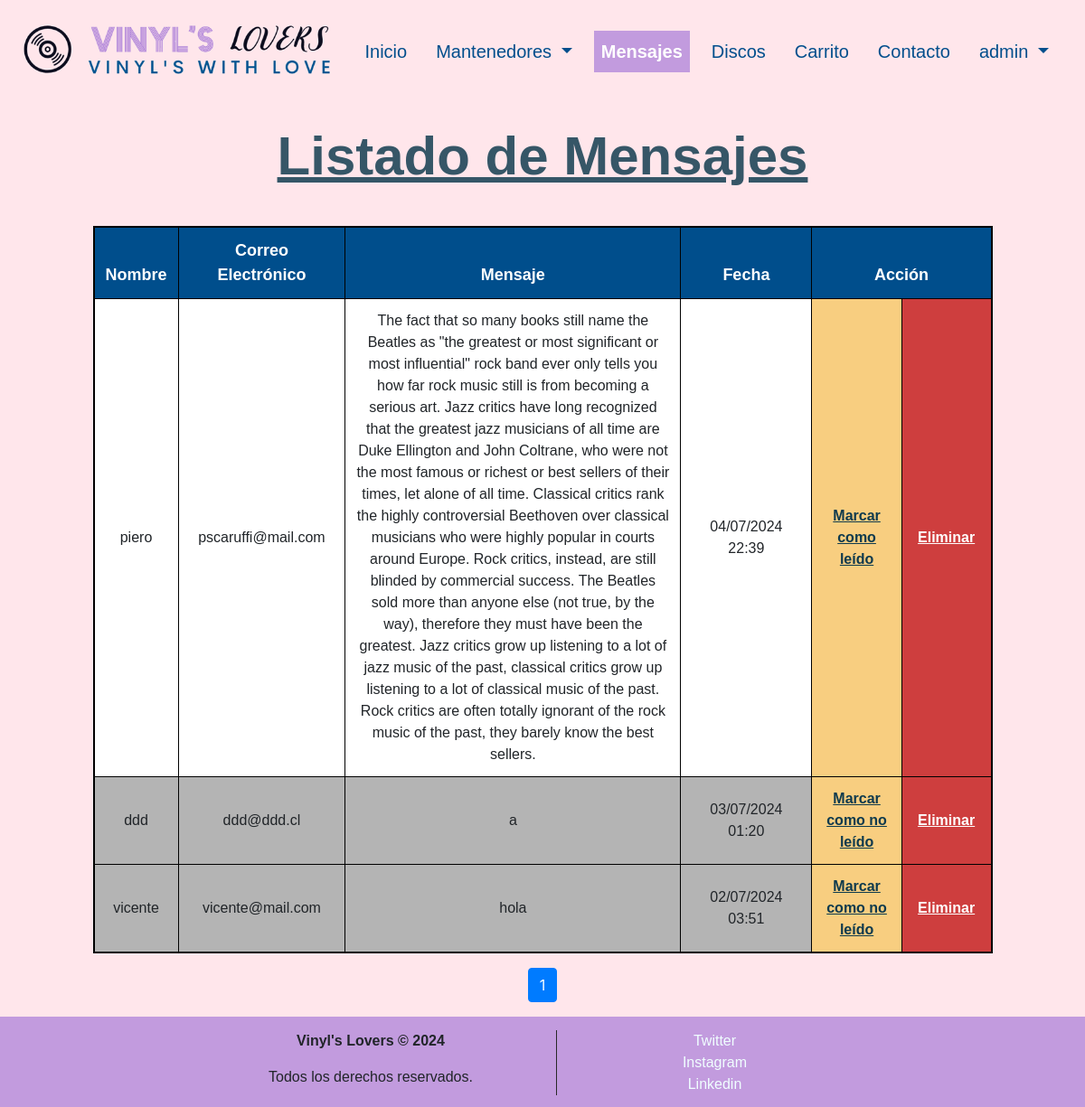
Before: /mensajes (signed in) with the older database file.
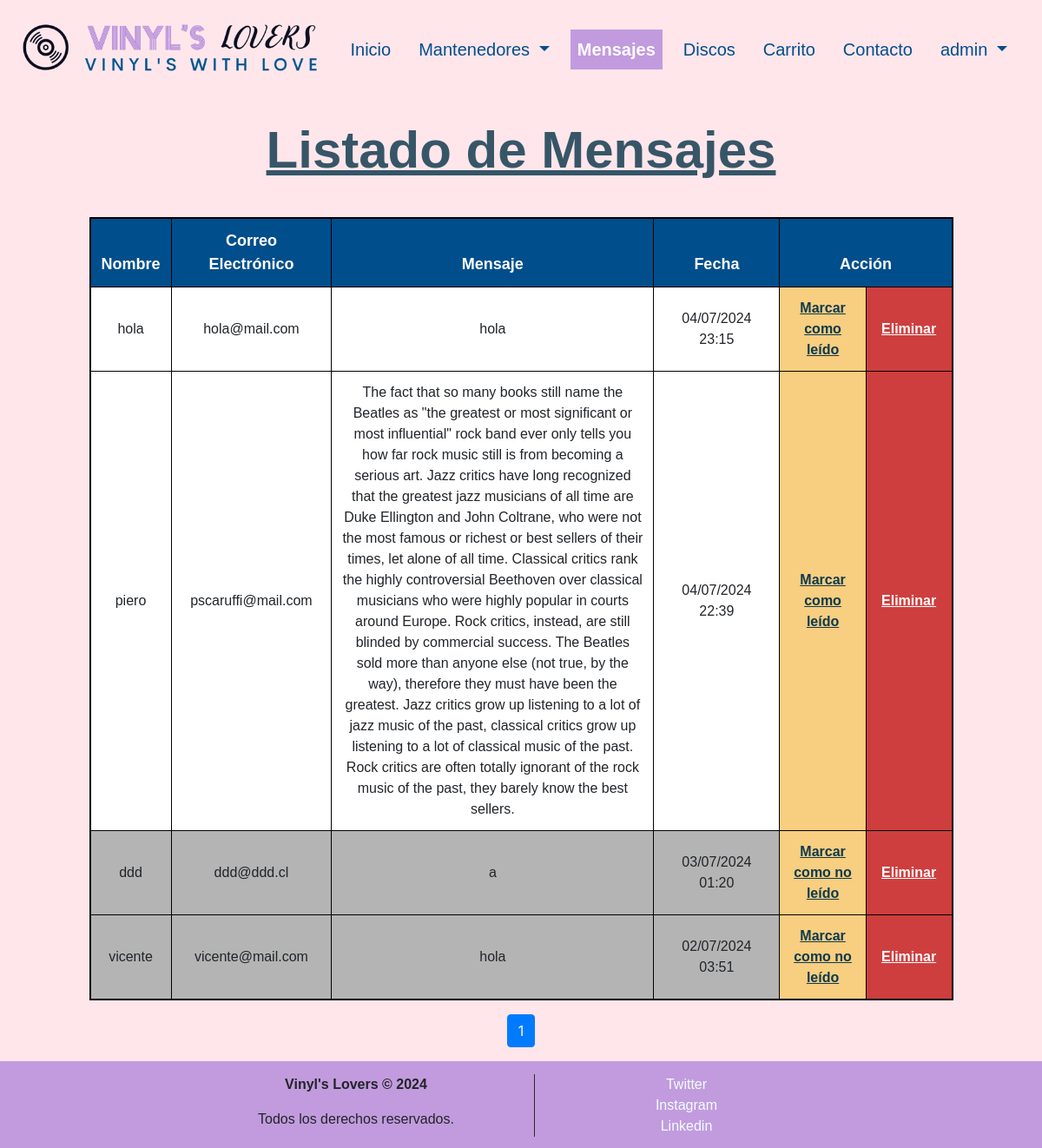
After: the same page with the newer database file.
### discos/models.py (models this page shows, shortened)
class Mensaje(models.Model):
    id_mensaje = models.AutoField(db_column='idMensaje', primary_key=True)
    nombre = models.CharField(max_length=100, null=False, blank=False)
    correo_electronico = models.EmailField(max_length=254, null=False, blank=False)
    mensaje = models.TextField(null=False, blank=False)
    fecha = models.DateTimeField(auto_now_add=True)
    leido = models.BooleanField(default=False, db_column='leido')

### discos/views.py (the view)
# urls.py: path('mensajes', views.listadoMensajes, name='mensajes'),
@login_required
def listadoMensajes(request):
    mensajes = Mensaje.objects.all().order_by('-fecha')
    paginator = Paginator(mensajes, 25)
    page = request.GET.get('page')
    try:
        mensajes = paginator.page(page)
    except PageNotAnInteger:
        mensajes = paginator.page(1)
    except EmptyPage:
        mensajes = paginator.page(paginator.num_pages)
    context = {'mensajes': mensajes, 'clase': 'mensajes'}
    return render(request, 'discos/mensajes.html', context)

### discos/templates/discos/mensajes.html (shortened to what this page needs)
{% extends "discos/base.html" %}
{% load static %}
{% block content %}
{% if user.is_staff %}
  <header>
    <div class="row justify-content-center">
      <div class="col-10">
          <h1>Listado de Mensajes</h1>
      </div>
    </div>
  </header>
  <div class="row justify-content-center">
    <div class="col-10">
      <div class="table-container">
            <table class="table table-striped">
                {% if mensajes %}
                    <thead>
                        <tr>
                            <th scope="col">Nombre</th>
                            <th scope="col">Correo Electrónico</th>
                            <th scope="col" class="col-mensaje">Mensaje</th>
                            <th scope="col">Fecha</th>
                            <th scope="col" colspan="2">Acción</th>
                        </tr>
                    </thead>
                    <tbody>
                        {% for mensaje in mensajes %}
                            <tr>
                                {% if mensaje.leido %}<td class="td-leido">{% else %}<td class="td-noleido">{% endif %} {{ mensaje.nombre }}</td>
                                {% if mensaje.leido %}<td class="td-leido">{% else %}<td class="td-noleido">{% endif %} {{ mensaje.correo_electronico }}</td>
                                {% if mensaje.leido %}<td class="td-leido col-mensaje">{% else %}<td class="td-noleido col-mensaje">{% endif %} {{ mensaje.mensaje }}</td>
                                {% if mensaje.leido %}<td class="td-leido">{% else %}<td class="td-noleido">{% endif %} {{ mensaje.fecha|date:"d/m/Y H:i" }}</td>
                                <td class="td-mark-read equal-width">
                                    {% if not mensaje.leido %}
                                        <a href="{% url 'cambiar_estado' pk=mensaje.id_mensaje %}">Marcar como leído</a>
                                    {% else %}
                                        <a href="{% url 'cambiar_estado' pk=mensaje.id_mensaje %}">Marcar como no leído</a>
                                    {% endif %}
                                </td>
                                <td class="td-delete equal-width"><a href="{% url 'mensajes_del' pk=mensaje.id_mensaje %}">Eliminar</a></td>
                            </tr>
                        {% endfor %}
                    </tbody>
                {% endif %}
            </table>
            <nav aria-label="Page navigation example">
              <ul class="pagination justify-content-center">
                  {% for num in mensajes.paginator.page_range %}
                      {% if mensajes.number == num %}
                          <li class="page-item active" aria-current="page"><span class="page-link">{{ num }}</span></li>
                      {% else %}
                          <li class="page-item"><a class="page-link" href="?page={{ num }}">{{ num }}</a></li>
                      {% endif %}
                  {% endfor %}
              </ul>
            </nav>
        </div>
    </div>
  </div>
{% else %}
  <div class="container-permisos">
    <h1>Error</h1>
    <p>No tienes permisos para ver esta página</p>
  </div>
{% endif %}
{% endblock %}

Changed rows visible on the page:
added Mensaje: nombre "hola", correo_electronico "hola@mail.com", mensaje "hola", fecha "04/07/2024 23:15", leido "Marcar como leído"
